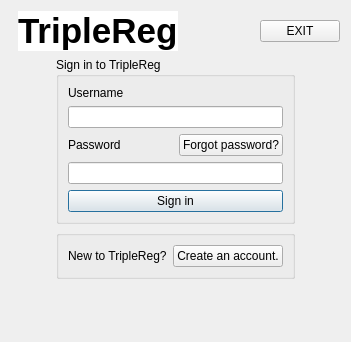
<?xml version="1.0" encoding="UTF-8"?>
<ui version="4.0">
 <class>DialogSingInUser</class>
 <widget class="QDialog" name="DialogSingInUser">
  <property name="geometry">
   <rect>
    <x>0</x>
    <y>0</y>
    <width>351</width>
    <height>342</height>
   </rect>
  </property>
  <property name="windowTitle">
   <string>Dialog</string>
  </property>
  <layout class="QGridLayout" name="gridLayout_3">
   <item row="0" column="0" colspan="3">
    <layout class="QGridLayout" name="gridLayout_4">
     <property name="spacing">
      <number>0</number>
     </property>
     <item row="0" column="0" rowspan="2">
      <widget class="QLabel" name="logo_label">
       <property name="maximumSize">
        <size>
         <width>50</width>
         <height>50</height>
        </size>
       </property>
       <property name="text">
        <string/>
       </property>
       <property name="pixmap">
        <pixmap resource="resources.qrc">:/logo_tripleReg.png</pixmap>
       </property>
       <property name="scaledContents">
        <bool>true</bool>
       </property>
      </widget>
     </item>
     <item row="0" column="4" rowspan="2">
      <widget class="QPushButton" name="exit_pushButton">
       <property name="text">
        <string>EXIT</string>
       </property>
       <property name="autoDefault">
        <bool>false</bool>
       </property>
      </widget>
     </item>
     <item row="0" column="1" rowspan="2" colspan="2">
      <widget class="QLabel" name="label_2">
       <property name="font">
        <font>
         <pointsize>26</pointsize>
         <bold>true</bold>
        </font>
       </property>
       <property name="styleSheet">
        <string notr="true">background-color: rgb(255, 255, 255);</string>
       </property>
       <property name="text">
        <string>TripleReg</string>
       </property>
       <property name="alignment">
        <set>Qt::AlignBottom|Qt::AlignLeading|Qt::AlignLeft</set>
       </property>
      </widget>
     </item>
     <item row="0" column="3" rowspan="2">
      <spacer name="horizontalSpacer">
       <property name="orientation">
        <enum>Qt::Horizontal</enum>
       </property>
       <property name="sizeHint" stdset="0">
        <size>
         <width>40</width>
         <height>20</height>
        </size>
       </property>
      </spacer>
     </item>
    </layout>
   </item>
   <item row="1" column="0" rowspan="2">
    <spacer name="horizontalSpacer_2">
     <property name="orientation">
      <enum>Qt::Horizontal</enum>
     </property>
     <property name="sizeHint" stdset="0">
      <size>
       <width>36</width>
       <height>218</height>
      </size>
     </property>
    </spacer>
   </item>
   <item row="1" column="1">
    <widget class="QGroupBox" name="groupBox">
     <property name="title">
      <string>Sign in to TripleReg</string>
     </property>
     <layout class="QGridLayout" name="gridLayout_2">
      <item row="0" column="0" colspan="2">
       <widget class="QLabel" name="username_label">
        <property name="text">
         <string>Username</string>
        </property>
       </widget>
      </item>
      <item row="1" column="0" colspan="2">
       <widget class="QLineEdit" name="username_lineEdit"/>
      </item>
      <item row="2" column="0">
       <widget class="QLabel" name="password_label">
        <property name="text">
         <string>Password</string>
        </property>
       </widget>
      </item>
      <item row="2" column="1">
       <widget class="QPushButton" name="forgotPassword_pushButton">
        <property name="text">
         <string>Forgot password?</string>
        </property>
        <property name="autoDefault">
         <bool>false</bool>
        </property>
       </widget>
      </item>
      <item row="3" column="0" colspan="2">
       <widget class="QLineEdit" name="password_lineEdit">
        <property name="echoMode">
         <enum>QLineEdit::Password</enum>
        </property>
       </widget>
      </item>
      <item row="4" column="0" colspan="2">
       <widget class="QPushButton" name="signIn_pushButton">
        <property name="text">
         <string>Sign in</string>
        </property>
        <property name="default">
         <bool>true</bool>
        </property>
       </widget>
      </item>
     </layout>
    </widget>
   </item>
   <item row="1" column="2" rowspan="2">
    <spacer name="horizontalSpacer_3">
     <property name="orientation">
      <enum>Qt::Horizontal</enum>
     </property>
     <property name="sizeHint" stdset="0">
      <size>
       <width>37</width>
       <height>218</height>
      </size>
     </property>
    </spacer>
   </item>
   <item row="2" column="1">
    <widget class="QGroupBox" name="groupBox_2">
     <property name="title">
      <string/>
     </property>
     <layout class="QGridLayout" name="gridLayout">
      <item row="0" column="0">
       <widget class="QLabel" name="label_5">
        <property name="text">
         <string>New to TripleReg?</string>
        </property>
       </widget>
      </item>
      <item row="0" column="1">
       <widget class="QPushButton" name="signUp_pushButton">
        <property name="text">
         <string>Create an account.</string>
        </property>
        <property name="autoDefault">
         <bool>false</bool>
        </property>
       </widget>
      </item>
     </layout>
    </widget>
   </item>
   <item row="3" column="1">
    <spacer name="verticalSpacer">
     <property name="orientation">
      <enum>Qt::Vertical</enum>
     </property>
     <property name="sizeHint" stdset="0">
      <size>
       <width>20</width>
       <height>26</height>
      </size>
     </property>
    </spacer>
   </item>
  </layout>
 </widget>
 <tabstops>
  <tabstop>username_lineEdit</tabstop>
  <tabstop>password_lineEdit</tabstop>
  <tabstop>signIn_pushButton</tabstop>
  <tabstop>exit_pushButton</tabstop>
  <tabstop>forgotPassword_pushButton</tabstop>
  <tabstop>signUp_pushButton</tabstop>
 </tabstops>
 <resources>
  <include location="resources.qrc"/>
 </resources>
 <connections/>
</ui>
